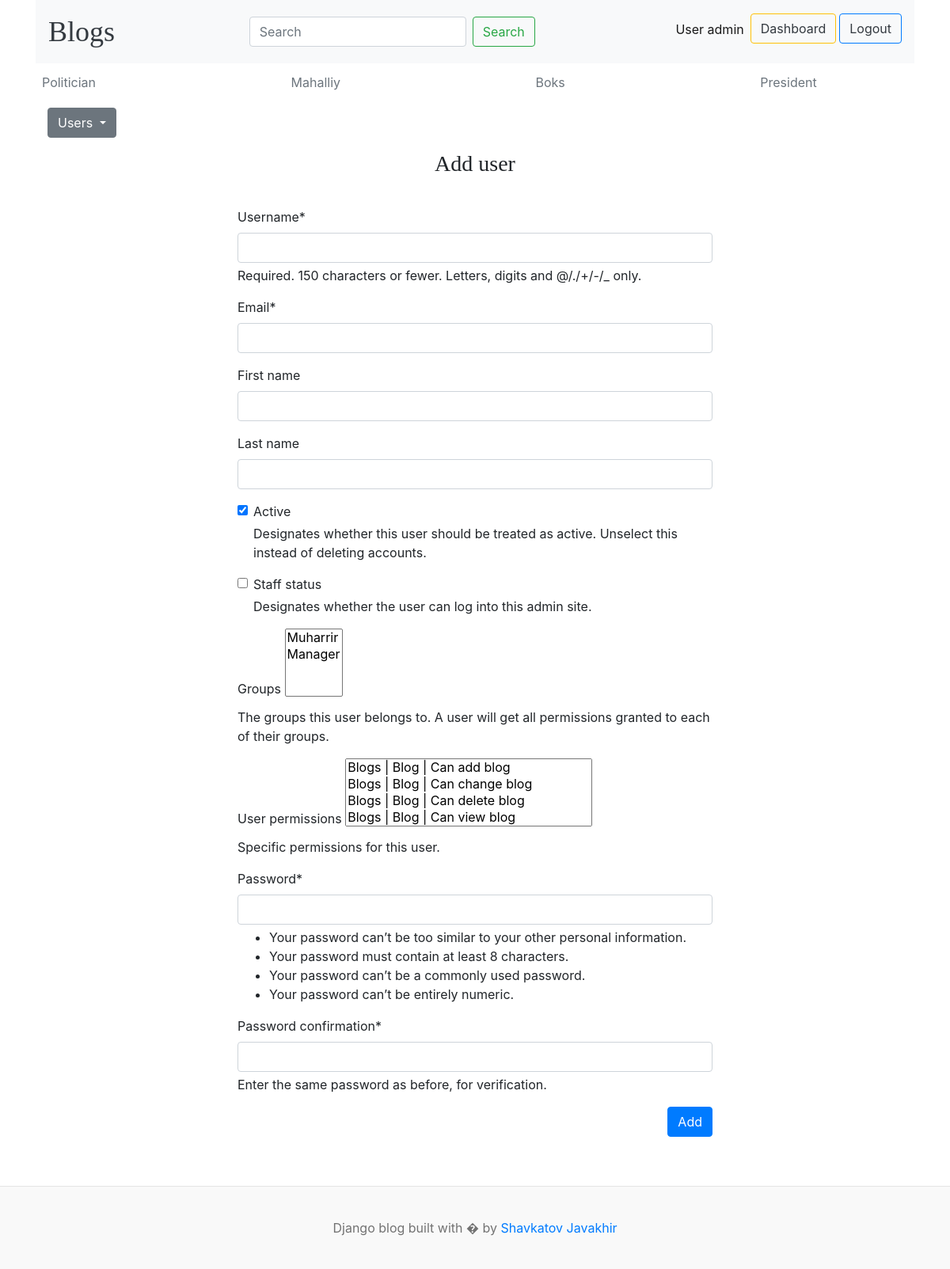
/dashboard/users/add/ (signed in), run on an earlier commit of the app's database.
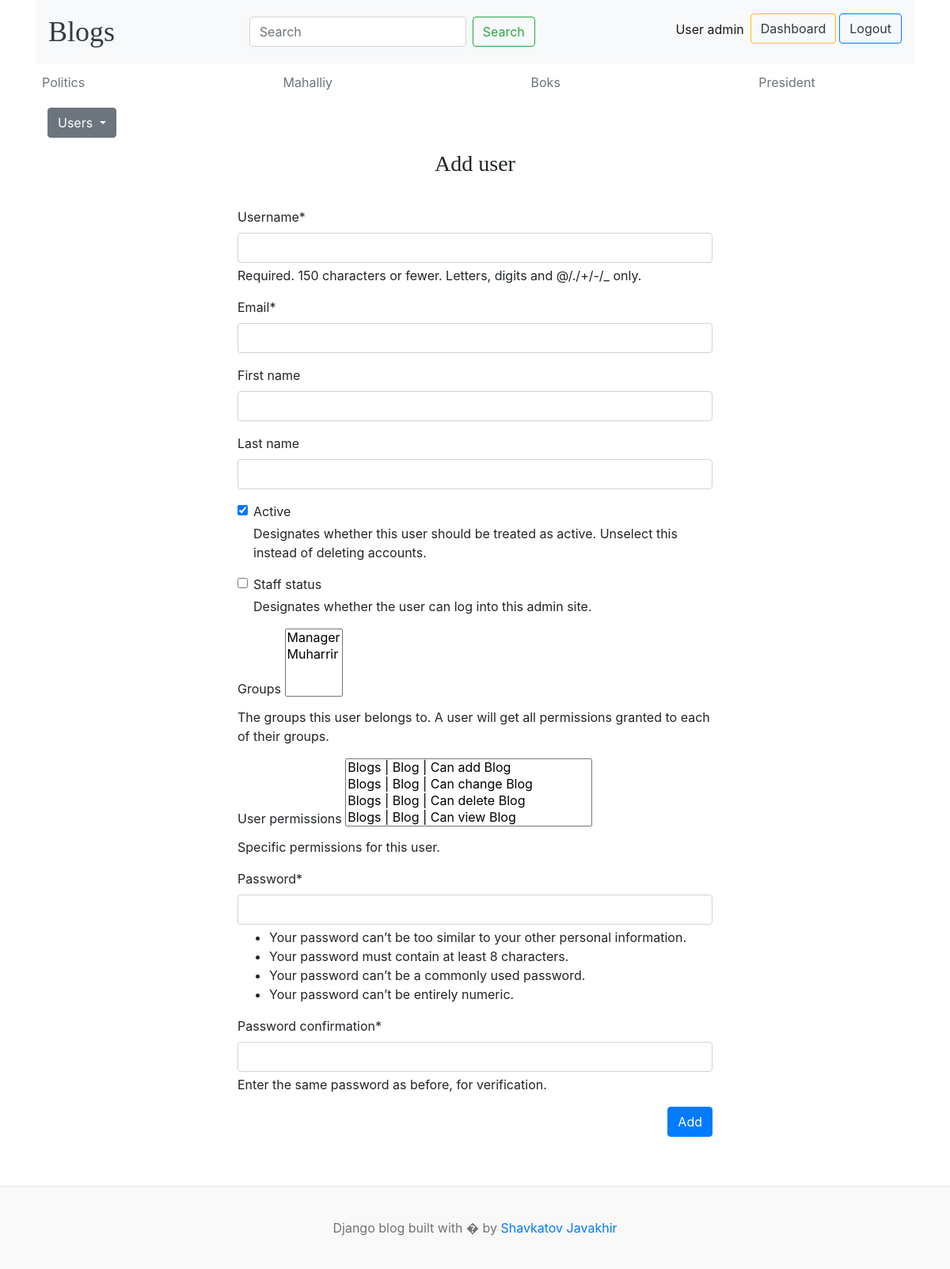
And on a later commit of the database.
### blogs/models.py (models this page shows, shortened)
class Category(models.Model):
    name = models.CharField(max_length=255)
    created_at = models.DateTimeField(auto_now_add=True)
    updated_at = models.DateTimeField(auto_now=True)
    class Meta:
        verbose_name_plural = 'Categories'
        verbose_name = 'Category'

### dashboardapp/views.py (the view)
# urls.py: path("users/add/", add_user, name='add_user'),
@login_required(login_url='login')
def add_user(request):
    if request.method == "POST":
        form = AddUserForm(request.POST)
        if form.is_valid():
            form.save()
            return redirect('users')
        else:
            print('llllllllllllllllllllllllllllllllllllllllllllllllllllllllll')
            print(form.errors)
            context = {
                'form': form,
                }
            return render(request, 'add_user.html', context)
    elif request.method == 'GET':
        form = AddUserForm()
        context = {
            'form': form,
        }
        return render(request, "add_user.html", context)

### dashboardapp/forms.py (shortened to what this page needs)
class AddUserForm(UserCreationForm):
    email = forms.EmailField(required=True)
    class Meta:
        model = User
        fields = ('username', 'email', 'first_name', 'last_name', 'is_active', 'is_staff', 'groups', 'user_permissions')
    def __init__(self, *args, **kwargs):
        super(AddUserForm, self).__init__(*args, **kwargs)
        self.fields['user_permissions'].queryset = Permission.objects.filter(
            codename__in=['add_blog', 'view_blog', 'change_blog', 'delete_blog', 'add_category', 'view_category', 'change_category', 'delete_category']
        )

### blogs/context_processor.py (called while the page is built)
def header(req):
    category = Category.objects.all()
    context = {
        'categories': category
    }
    return context

def get_about(request):
    about = About.objects.all()
    links = Social_links.objects.all()
    telegram = links.get(name='Telegram')
    context = {
        'about': about,
        'links': links,
        'telegram': telegram
        }
    return context

### dashboardapp/templates/add_user.html (shortened to what this page needs)
{% extends 'header.html' %} {% block content %} {% load crispy_forms_tags %}
{% if perms.auth.add_user %}
<div class="row">
  <div class="col-3">
    {% include 'left_side.html' %}
  </div>
</div>
<div class="row my-3">
  <div class="col-12 col-sm-12 col-md-12">
    <h3 class="text-center">Add user</h3>
    <form class="col-12" action="" method="post" style="height: auto; width: 600px; margin: auto; padding: 30px 0">
      <div class="form-group">
        {{form|crispy}}
        <div class="text-right">
            <button type="submit" class="btn btn-primary">Add</button>
        </div>
      </div>
    </form>
</div>
</div>
{% else %}
<h4>You do not have special permissions</h4>
{% endif %}
{% endblock %}

### templates/header.html (shortened to what this page needs)
{% load static %}
<!DOCTYPE html>
<html lang="en">
<head>
    <link href="https://getbootstrap.com/docs/4.0/dist/css/bootstrap.min.css" rel="stylesheet">
    <link href="{% static 'css/blog.css' %}" rel="stylesheet">
  </head>
<body>
<div class="container">
<nav class="navbar navbar-expand-lg navbar-light bg-light">
  <a class="navbar-brand mr-auto blog-header-logo text-dark" href="{% url 'blogs' %}">Blogs</a>
  <div class="collapse navbar-collapse" id="navbarSupportedContent">
    <form class="form-inline my-2 my-lg-0 ml-auto" action="{% url 'search' %}" method="get">
      {% if user.is_authenticated %}
      <input class="form-control fl mr-sm-2" type="search" name="keyword" value="{{keyword}}" placeholder="Search" aria-label="Search">
      <button class="btn btn-outline-success fl my-2 my-sm-0" type="submit" style="max-width: 100%;">Search</button>
      {% endif %}
    </form>
    <ul class="navbar-nav ml-auto">
    {% if user.is_authenticated %}
      <li class="nav-item active text-right">
        <a class="nav-link" href="#">User {{user}} <span class="sr-only">(current)</span></a>
      </li>
      <li class="nav-item mr-1 mb-2 text-right">
        <a href="{% url 'dashboard' %}" class="btn fl btn-outline-warning text-dark">Dashboard</a>
      </li>
      <li class="nav-item text-right">
        <a href="{% url 'logout' %}" class="btn fl btn-outline-primary text-dark">Logout</a>
      </li>
      {% endif %}
    </ul>
  </div>
</nav>
      <div class="nav-scroller py-1 mb-2">
        <nav class="nav d-flex justify-content-between">
          {% if user.is_authenticated %}
          {% for category in categories %}
          <a class="p-2 text-muted" href="{% url 'posts_by_category' category.id %}">{{category.name}}</a>
          {% endfor %}
          {% endif %}
        </nav>
      </div>
    {% block content %}
    {% endblock %}
    </div>
<footer class="blog-footer">
  <p>Django blog built with � by <a href="{{telegram.link}}" target="_blank">Shavkatov Javakhir</a></p>
</footer>
</body>
</html>

What changed in the data, as far as the page shows it:
removed Category: name "Politician"
added Category: name "Politics"
Also different on the page:
form field groups: "Muharrir / Manager" → "Manager / Muharrir"
form field user_permissions: "Blogs | Blog | Can add blog / Blogs | Blog | Can change blog / Blogs | Blog | Can delete blog / Blogs | Blog | Can view blog" → "Blogs | Blog | Can add Blog / Blogs | Blog | Can change Blog / Blogs | Blog | Can delete Blog / Blogs | Blog | Can view Blog"
